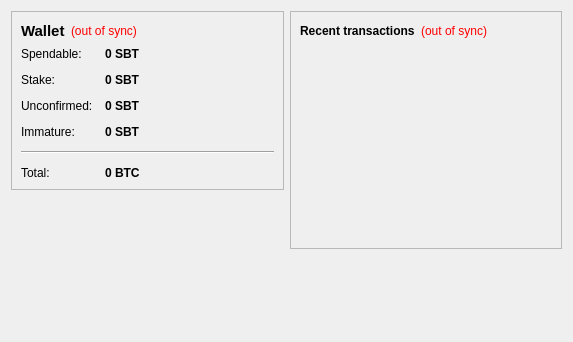
<?xml version="1.0" encoding="UTF-8"?>
<ui version="4.0">
 <class>OverviewPage</class>
 <widget class="QWidget" name="OverviewPage">
  <property name="geometry">
   <rect>
    <x>0</x>
    <y>0</y>
    <width>573</width>
    <height>342</height>
   </rect>
  </property>
  <property name="windowTitle">
   <string>Form</string>
  </property>
  <layout class="QHBoxLayout" name="horizontalLayout" stretch="1,1">
   <item>
    <layout class="QVBoxLayout" name="verticalLayout_2">
     <item>
      <widget class="QFrame" name="frame">
       <property name="frameShape">
        <enum>QFrame::StyledPanel</enum>
       </property>
       <property name="frameShadow">
        <enum>QFrame::Raised</enum>
       </property>
       <layout class="QVBoxLayout" name="verticalLayout_4">
        <item>
         <layout class="QHBoxLayout" name="horizontalLayout_4">
          <item>
           <widget class="QLabel" name="label_5">
            <property name="font">
             <font>
              <pointsize>11</pointsize>
              <weight>75</weight>
              <bold>true</bold>
             </font>
            </property>
            <property name="text">
             <string>Wallet</string>
            </property>
           </widget>
          </item>
          <item>
           <widget class="QLabel" name="labelWalletStatus">
            <property name="toolTip">
             <string>The displayed information may be out of date. Your wallet automatically synchronizes with the SpandauBalletCoin network after a connection is established, but this process has not completed yet.</string>
            </property>
            <property name="styleSheet">
             <string notr="true">QLabel { color: red; }</string>
            </property>
            <property name="text">
             <string notr="true">(out of sync)</string>
            </property>
            <property name="alignment">
             <set>Qt::AlignLeading|Qt::AlignLeft|Qt::AlignVCenter</set>
            </property>
           </widget>
          </item>
          <item>
           <spacer name="horizontalSpacer_2">
            <property name="orientation">
             <enum>Qt::Horizontal</enum>
            </property>
            <property name="sizeHint" stdset="0">
             <size>
              <width>40</width>
              <height>20</height>
             </size>
            </property>
           </spacer>
          </item>
         </layout>
        </item>
        <item>
         <layout class="QFormLayout" name="formLayout_2">
          <property name="fieldGrowthPolicy">
           <enum>QFormLayout::AllNonFixedFieldsGrow</enum>
          </property>
          <property name="horizontalSpacing">
           <number>12</number>
          </property>
          <property name="verticalSpacing">
           <number>12</number>
          </property>
          <item row="0" column="0">
           <widget class="QLabel" name="label">
            <property name="text">
             <string>Spendable:</string>
            </property>
           </widget>
          </item>
          <item row="0" column="1">
           <widget class="QLabel" name="labelBalance">
            <property name="font">
             <font>
              <weight>75</weight>
              <bold>true</bold>
             </font>
            </property>
            <property name="cursor">
             <cursorShape>IBeamCursor</cursorShape>
            </property>
            <property name="toolTip">
             <string>Your current spendable balance</string>
            </property>
            <property name="text">
             <string notr="true">0 SBT</string>
            </property>
            <property name="textInteractionFlags">
             <set>Qt::LinksAccessibleByMouse|Qt::TextSelectableByKeyboard|Qt::TextSelectableByMouse</set>
            </property>
           </widget>
          </item>
          <item row="1" column="0">
           <widget class="QLabel" name="label_6">
            <property name="text">
             <string>Stake:</string>
            </property>
           </widget>
          </item>
          <item row="1" column="1">
           <widget class="QLabel" name="labelStake">
            <property name="font">
             <font>
              <weight>75</weight>
              <bold>true</bold>
             </font>
            </property>
            <property name="cursor">
             <cursorShape>IBeamCursor</cursorShape>
            </property>
            <property name="toolTip">
             <string>Total of coins that was staked, and do not yet count toward the current balance</string>
            </property>
            <property name="text">
             <string notr="true">0 SBT</string>
            </property>
            <property name="textInteractionFlags">
             <set>Qt::LinksAccessibleByMouse|Qt::TextSelectableByKeyboard|Qt::TextSelectableByMouse</set>
            </property>
           </widget>
          </item>
          <item row="2" column="0">
           <widget class="QLabel" name="label_3">
            <property name="text">
             <string>Unconfirmed:</string>
            </property>
           </widget>
          </item>
          <item row="2" column="1">
           <widget class="QLabel" name="labelUnconfirmed">
            <property name="font">
             <font>
              <weight>75</weight>
              <bold>true</bold>
             </font>
            </property>
            <property name="cursor">
             <cursorShape>IBeamCursor</cursorShape>
            </property>
            <property name="toolTip">
             <string>Total of transactions that have yet to be confirmed, and do not yet count toward the current balance</string>
            </property>
            <property name="text">
             <string notr="true">0 SBT</string>
            </property>
            <property name="textInteractionFlags">
             <set>Qt::LinksAccessibleByMouse|Qt::TextSelectableByKeyboard|Qt::TextSelectableByMouse</set>
            </property>
           </widget>
          </item>
          <item row="3" column="0">
           <widget class="QLabel" name="labelImmatureText">
            <property name="text">
             <string>Immature:</string>
            </property>
           </widget>
          </item>
          <item row="3" column="1">
           <widget class="QLabel" name="labelImmature">
            <property name="font">
             <font>
              <weight>75</weight>
              <bold>true</bold>
             </font>
            </property>
            <property name="toolTip">
             <string>Mined balance that has not yet matured</string>
            </property>
            <property name="text">
             <string notr="true">0 SBT</string>
            </property>
            <property name="textInteractionFlags">
             <set>Qt::LinksAccessibleByMouse|Qt::TextSelectableByKeyboard|Qt::TextSelectableByMouse</set>
            </property>
           </widget>
          </item>
          <item row="4" column="0" colspan="2">
           <widget class="Line" name="line">
            <property name="orientation">
             <enum>Qt::Horizontal</enum>
            </property>
           </widget>
          </item>
          <item row="5" column="0">
           <widget class="QLabel" name="labelTotalText">
            <property name="text">
             <string>Total:</string>
            </property>
           </widget>
          </item>
          <item row="5" column="1">
           <widget class="QLabel" name="labelTotal">
            <property name="font">
             <font>
              <weight>75</weight>
              <bold>true</bold>
             </font>
            </property>
            <property name="cursor">
             <cursorShape>IBeamCursor</cursorShape>
            </property>
            <property name="toolTip">
             <string>Your current total balance</string>
            </property>
            <property name="text">
             <string notr="true">0 BTC</string>
            </property>
            <property name="textInteractionFlags">
             <set>Qt::LinksAccessibleByMouse|Qt::TextSelectableByKeyboard|Qt::TextSelectableByMouse</set>
            </property>
           </widget>
          </item>
         </layout>
        </item>
       </layout>
      </widget>
     </item>
     <item>
      <spacer name="verticalSpacer">
       <property name="orientation">
        <enum>Qt::Vertical</enum>
       </property>
       <property name="sizeHint" stdset="0">
        <size>
         <width>20</width>
         <height>40</height>
        </size>
       </property>
      </spacer>
     </item>
    </layout>
   </item>
   <item>
    <layout class="QVBoxLayout" name="verticalLayout_3">
     <item>
      <widget class="QFrame" name="frame_2">
       <property name="frameShape">
        <enum>QFrame::StyledPanel</enum>
       </property>
       <property name="frameShadow">
        <enum>QFrame::Raised</enum>
       </property>
       <layout class="QVBoxLayout" name="verticalLayout">
        <item>
         <layout class="QHBoxLayout" name="horizontalLayout_2">
          <item>
           <widget class="QLabel" name="label_4">
            <property name="text">
             <string>&lt;b&gt;Recent transactions&lt;/b&gt;</string>
            </property>
           </widget>
          </item>
          <item>
           <widget class="QLabel" name="labelTransactionsStatus">
            <property name="toolTip">
             <string>The displayed information may be out of date. Your wallet automatically synchronizes with the SpandauBalletCoin network after a connection is established, but this process has not completed yet.</string>
            </property>
            <property name="styleSheet">
             <string notr="true">QLabel { color: red; }</string>
            </property>
            <property name="text">
             <string notr="true">(out of sync)</string>
            </property>
            <property name="alignment">
             <set>Qt::AlignRight|Qt::AlignTrailing|Qt::AlignVCenter</set>
            </property>
           </widget>
          </item>
          <item>
           <spacer name="horizontalSpacer">
            <property name="orientation">
             <enum>Qt::Horizontal</enum>
            </property>
            <property name="sizeHint" stdset="0">
             <size>
              <width>40</width>
              <height>20</height>
             </size>
            </property>
           </spacer>
          </item>
         </layout>
        </item>
        <item>
         <widget class="QListView" name="listTransactions">
          <property name="styleSheet">
           <string notr="true">QListView { background: transparent; }</string>
          </property>
          <property name="frameShape">
           <enum>QFrame::NoFrame</enum>
          </property>
          <property name="verticalScrollBarPolicy">
           <enum>Qt::ScrollBarAlwaysOff</enum>
          </property>
          <property name="horizontalScrollBarPolicy">
           <enum>Qt::ScrollBarAlwaysOff</enum>
          </property>
          <property name="selectionMode">
           <enum>QAbstractItemView::NoSelection</enum>
          </property>
         </widget>
        </item>
       </layout>
      </widget>
     </item>
     <item>
      <spacer name="verticalSpacer_2">
       <property name="orientation">
        <enum>Qt::Vertical</enum>
       </property>
       <property name="sizeHint" stdset="0">
        <size>
         <width>20</width>
         <height>40</height>
        </size>
       </property>
      </spacer>
     </item>
    </layout>
   </item>
  </layout>
 </widget>
 <resources/>
 <connections/>
</ui>
